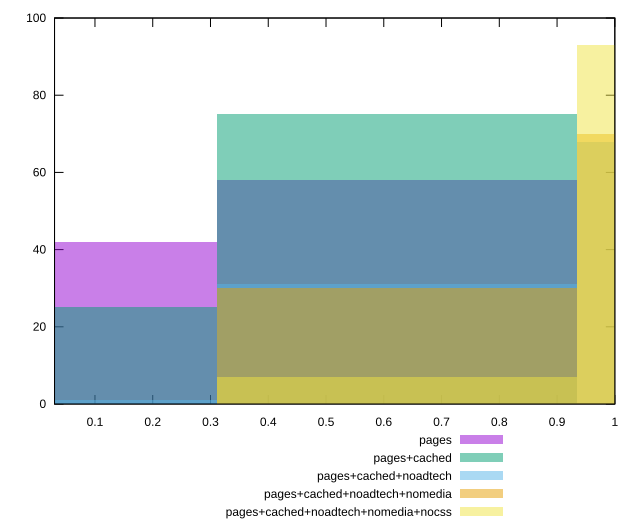

gnuplot code for this plot:
reset

$pages <<EOF
0 42
0.6232207091956072 58
EOF

$pagesCached <<EOF
0 25
0.6232207091956072 75
EOF

$pagesCachedNoadtech <<EOF
0 1
1.2464414183912145 68
0.6232207091956072 31
EOF

$pagesCachedNoadtechNomedia <<EOF
0.6232207091956072 30
1.2464414183912145 70
EOF

$pagesCachedNoadtechNomediaNocss <<EOF
0.6232207091956072 7
1.2464414183912145 93
EOF

set key outside below
set boxwidth 0.6232207091956072
set xrange [0.03:1]
set yrange [0:100]
set trange [0:100]
set style fill transparent solid 0.5 noborder
set terminal svg size 640, 530 enhanced background rgb 'white'
set output "report_00014_2021-02-09T15:56:05.503Z/speed-index/comparison/histogram/all_score.svg"

plot $pages title "pages" with boxes, \
     $pagesCached title "pages+cached" with boxes, \
     $pagesCachedNoadtech title "pages+cached+noadtech" with boxes, \
     $pagesCachedNoadtechNomedia title "pages+cached+noadtech+nomedia" with boxes, \
     $pagesCachedNoadtechNomediaNocss title "pages+cached+noadtech+nomedia+nocss" with boxes

reset
